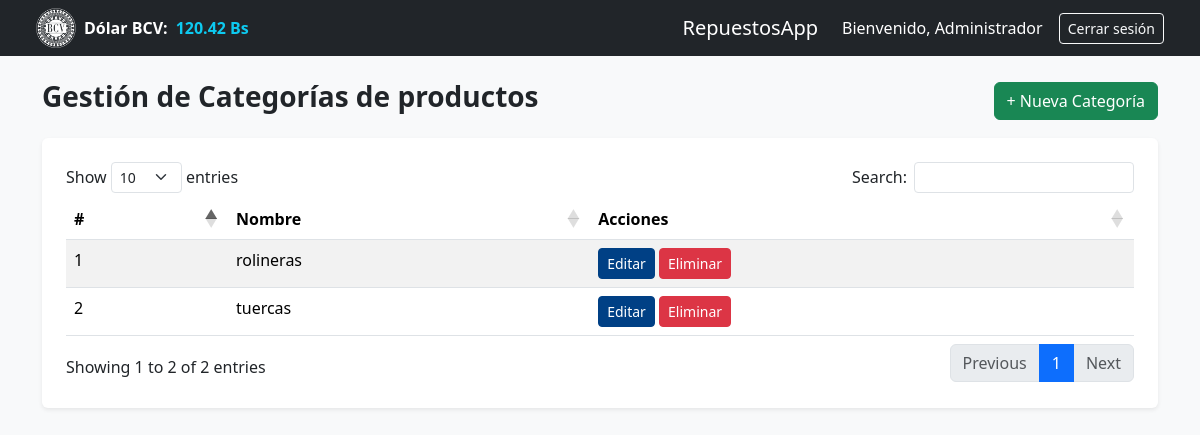
The page /?c=CCategorias/view (signed in) on the database as committed earlier.
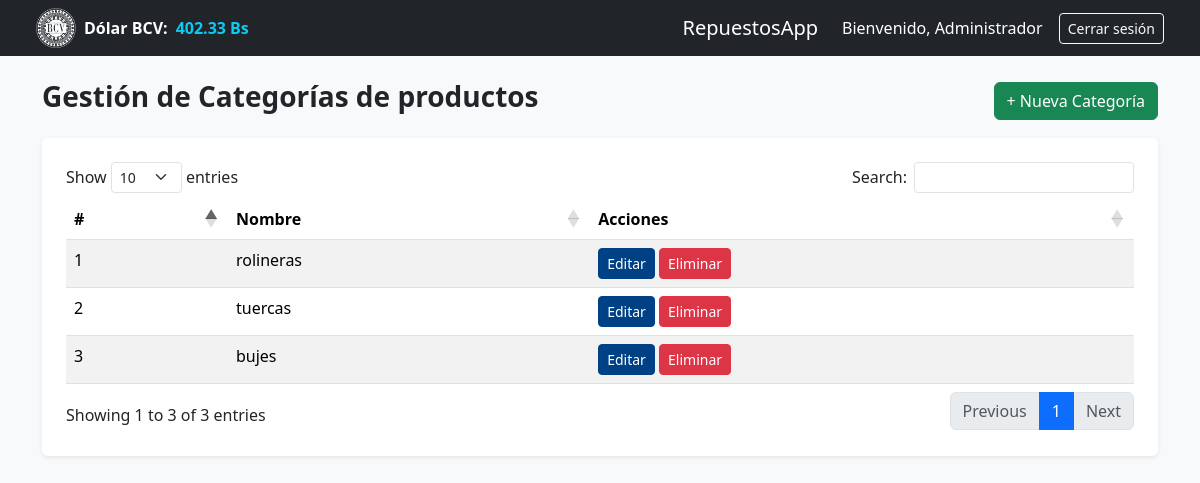
The same page on the database as committed later.
### tables this page shows
CREATE TABLE `tasa` (
  `id` int(11) NOT NULL,
  `valor` decimal(10,2) NOT NULL,
  `fecha_actualizacion` datetime NOT NULL DEFAULT current_timestamp()
);

CREATE TABLE `categorias` (
  `id` int(11) NOT NULL,
  `nombre` varchar(100) NOT NULL
);

### src/Controllers/cCategorias.php (called while the page is built, shortened)
<?php
    class CCategorias {
        public function view() {
            $categoria = new Categorias();
            $categorias = $categoria->search();
            require_once __DIR__ . '/../Views/Categorias.php';
        }
    }

### src/Models/tasa.php (called while the page is built, shortened)
<?php
    class Tasa extends Conexion {
        public function search() {
            $sql = "SELECT * FROM tasa";
            $stmt = $this->prepare($sql);
            $stmt->execute();
            return $stmt->fetchAll(\PDO::FETCH_ASSOC);
        }
    }

### src/Models/categorias.php (called while the page is built, shortened)
<?php
    class Categorias extends Conexion {
        public function search() {
            $sql = "SELECT * FROM categorias";
            $stmt = $this->prepare($sql);
            $stmt->execute();
            return $stmt->fetchAll(\PDO::FETCH_ASSOC);
        }
    }

### src/Views/categorias.php (the view, shortened to what this page needs)
<!DOCTYPE html>
<html lang="es">
    <?php require_once __DIR__ . '../complements/head.php'; ?>
    <?php require_once __DIR__ . '../complements/header.php'; ?>
    <div class="container py-4">
        <div class="d-flex justify-content-between align-items-center mb-3">
            <h3 class="fw-bold">Gestión de Categorías de productos</h3>
            <button class="btn btn-success" data-bs-toggle="modal" data-bs-target="#modalAgregar">+ Nueva Categoría</button>
        </div>
        <div class="container bg-white p-4 rounded shadow-sm">
            <div class="table-responsive">
                <table id="tablaCategorias" class="table-DT table table-striped">
                    <thead>
                        <tr>
                            <th>#</th>
                            <th>Nombre</th>
                            <th>Acciones</th>
                        </tr>
                    </thead>
                    <tbody>
                        <?php foreach ($categorias as $c): ?>
                            <tr>
                                <td><?= $c['id'] ?></td>
                                <td><?= htmlspecialchars($c['nombre']) ?></td>
                                <td>
                                    <button class="btn btn-sm btn-primary"
                                        data-bs-toggle="modal"
                                        data-bs-target="#modalEditar<?= $c['id'] ?>">Editar</button>
                                    <button type="button" class="btn btn-sm btn-danger"
                                        data-bs-toggle="modal"
                                        data-bs-target="#modalEliminar<?= $c['id'] ?>">Eliminar</button>
                                </td>
                            </tr>
                        <?php endforeach; ?>
                    </tbody>
                </table>
            </div>
        </div>
    </div>
</body>
</html>

### src/Views/complements/header.php (shortened to what this page needs)
<?php
    $tasaValor = "0.00";
    if (class_exists('Anonymous01j\Repuestos\Models\Tasa')) {
        $tasa = new Tasa();
        $tasaData = $tasa->search();
        if ($tasaData && count($tasaData) > 0) {
            $tasaValor = number_format($tasaData[0]['valor'], 2, '.', '');
        }
    }
?>
<nav class="navbar navbar-expand-lg navbar-dark bg-dark px-4 py-2">
    <div class="container-fluid d-flex flex-column flex-md-row align-items-center justify-content-between">
        <div class="d-flex align-items-center mb-2 mb-md-0" id="bcvDiv" style="cursor:pointer;" data-bs-toggle="modal" data-bs-target="#modalTasa">
            <img class="img-bcv me-2" src="./public/assets/img/bcv2.png" alt="BCV" width="40">
            <span class="text-white fw-semibold me-2">Dólar BCV:</span>
            <span class="text-info fw-bold" id="Dolar_bcv"><?= $tasaValor ?> Bs</span>
        </div>
        <div class="d-flex align-items-center">
            <a class="navbar-brand me-4" href="?c=CHome/view">RepuestosApp</a>
            <span class="text-white me-3">
                Bienvenido, <?= htmlspecialchars($_SESSION['nombre']) ?>
            </span>
            <a href="?c=CHome/logout" class="btn btn-sm btn-outline-light">Cerrar sesión</a>
        </div>
    </div>
</nav>

Rows that differ between the two databases and show on the page:
changed tasa: valor "120.42" → "402.33"
added categorias: id "3", nombre "bujes"
Other text that changed with them:
text written by a page script: "Show entries Search: Showing 1 to 2 of 2 entries Previous 1 Next" → "Show entries Search: Showing 1 to 3 of 3 entries Previous 1 Next"
